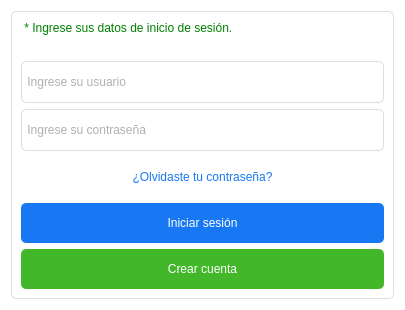
<?xml version="1.0" encoding="UTF-8"?>
<ui version="4.0">
 <class>Dialog</class>
 <widget class="QDialog" name="Dialog">
  <property name="geometry">
   <rect>
    <x>0</x>
    <y>0</y>
    <width>405</width>
    <height>310</height>
   </rect>
  </property>
  <property name="windowTitle">
   <string>Login</string>
  </property>
  <property name="styleSheet">
   <string notr="true">QDialog {
	background-color : #FFF;
	margin : 0px;
	padding : 0px;
}</string>
  </property>
  <layout class="QVBoxLayout" name="verticalLayout">
   <item>
    <widget class="QFrame" name="content">
     <property name="styleSheet">
      <string notr="true">QFrame#content {
	background-color : transparent;
	border: 1px solid #DADDE1;
	border-radius: 5px;
	min-width : 380px;
	min-height : 285px;
}

QLabel {
	font : 77 12px &quot;Arial&quot;;
	color : green;
}

QLineEdit {
	background-color : transparent;
	border : 1px solid #DADDE1;
	border-radius : 5px;
	color : #616161;
	min-height : 40px;
	font : 77 18px &quot;Arial&quot;;
}

QPushButton {
	color : #FFFFFF;
	border-style : solid;
	border-radius: 5px;
	min-height : 40px;
	font : 77 18px &quot;Arial&quot;;
}

QPushButton#btn_login {
	background-color : #1877F2;
}

QPushButton#btn_login:pressed {
	background-color : transparent;
	color : #1877F2;
	border: 1px solid #1877F2;
	border-radius: 5px;
}

QPushButton#btn_signup {
	background-color : #42B72A;
}

QPushButton#btn_signup:hover, #btn_exit:hover, #btn_login:hover {
	border: 1px solid #FFF;
	border-radius: 5px;
}

QPushButton#btn_signup:pressed {
	background-color : transparent;
	color : #42B72A;
	border: 1px solid #42B72A;
	border-radius: 5px;
}

QPushButton#btn_exit {
	background-color : #616161;
}

QPushButton#btn_exit:pressed {
	background-color : transparent;
	color : #616161;
	border: 1px solid #616161;
	border-radius: 5px;
}

QPushButton#btn_forgotten_password {
	border-style: outset;
	border-width: 0px;
	color : #1877F2;
	font : 77 15px &quot;Arial&quot;;
}

QPushButton#btn_forgotten_password:hover {
	text-decoration: underline;
}</string>
     </property>
     <property name="frameShape">
      <enum>QFrame::StyledPanel</enum>
     </property>
     <property name="frameShadow">
      <enum>QFrame::Raised</enum>
     </property>
     <layout class="QVBoxLayout" name="verticalLayout_2">
      <item>
       <widget class="QLabel" name="lbl_info">
        <property name="text">
         <string> * Ingrese sus datos de inicio de sesión.</string>
        </property>
       </widget>
      </item>
      <item>
       <spacer name="verticalSpacer">
        <property name="orientation">
         <enum>Qt::Vertical</enum>
        </property>
        <property name="sizeHint" stdset="0">
         <size>
          <width>20</width>
          <height>40</height>
         </size>
        </property>
       </spacer>
      </item>
      <item>
       <widget class="QLineEdit" name="tfd_user">
        <property name="text">
         <string/>
        </property>
        <property name="placeholderText">
         <string> Ingrese su usuario</string>
        </property>
       </widget>
      </item>
      <item>
       <widget class="QLineEdit" name="tfd_password">
        <property name="echoMode">
         <enum>QLineEdit::Password</enum>
        </property>
        <property name="placeholderText">
         <string> Ingrese su contraseña</string>
        </property>
       </widget>
      </item>
      <item>
       <widget class="QPushButton" name="btn_forgotten_password">
        <property name="text">
         <string>¿Olvidaste tu contraseña?</string>
        </property>
       </widget>
      </item>
      <item>
       <widget class="QPushButton" name="btn_login">
        <property name="text">
         <string>Iniciar sesión</string>
        </property>
       </widget>
      </item>
      <item>
       <widget class="QPushButton" name="btn_signup">
        <property name="text">
         <string>Crear cuenta</string>
        </property>
       </widget>
      </item>
     </layout>
    </widget>
   </item>
  </layout>
 </widget>
 <resources/>
 <connections/>
</ui>
